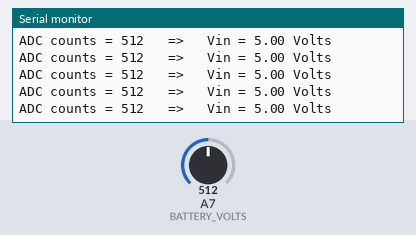
Simulated run of this sketch. Board: Arduino Nano, built with avr-gcc and run on an emulated ATmega328P. On the bench: the last lines printed to the serial monitor. The test bench sets the inputs (shaded band); at power-on: A7 (BATTERY_VOLTS) = 512.

Above: at 1.2 s.
1.3 s: A7 (BATTERY_VOLTS) set to 716
At 1.31 s:
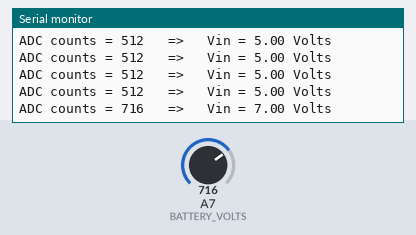
2.8 s: A7 (BATTERY_VOLTS) set to 900
At 2.81 s:
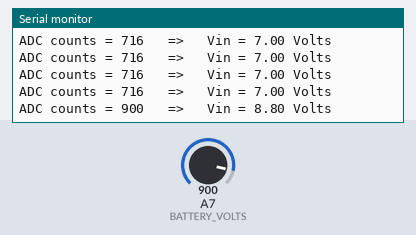
Timing chart, 0 to 5.8 s (numbered marks = the images above; inputs shaded):
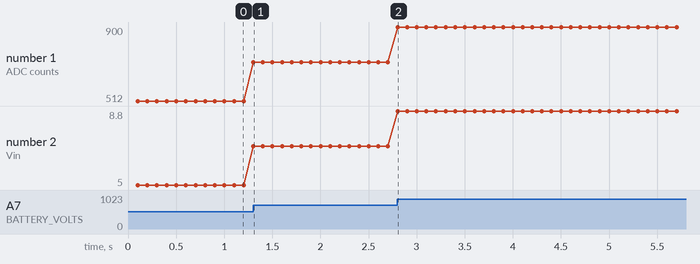

Measured:
- after the input at 1.3 s, the serial monitor: prints a new line at once (image 1)
- after the input at 2.8 s, the serial monitor: prints a new line at once (image 2)
- plotted number 1: 512 → 716 after the input at 1.3 s, 716 → 900 after the input at 2.8 s
- plotted number 2: 5 → 7 after the input at 1.3 s, 7 → 8.8 after the input at 2.8 s

The sketch:

battery.ino
```cpp
#include <Arduino.h>
/**
 * Hardware pin defines
 */
#define BOARD UKMARSBOT_V1
const int ENCODER_LEFT_CLK = 2;
const int ENCODER_RIGHT_CLK = 3;
const int ENCODER_LEFT_B = 4;
const int ENCODER_RIGHT_B = 5;
const int MOTOR_LEFT_DIR = 7;
const int MOTOR_RIGHT_DIR = 8;
const int MOTOR_LEFT_PWM = 9;
const int MOTOR_RIGHT_PWM = 10;
const int LED_RIGHT = 6;
const int LED_LEFT = 11;
const int EMITTER = 12;
const int SENSOR_RIGHT_MARK = A0;
const int SENSOR_1 = A1;
const int SENSOR_2 = A2;
const int SENSOR_3 = A3;
const int SENSOR_4 = A4;
const int SENSOR_LEFT_MARK = A5;
const int FUNCTION_PIN = A6;
const int BATTERY_VOLTS = A7;
/****/

/***
 * Global variables
 */

uint32_t updateTime;
uint32_t updateInterval = 100;  // in milliseconds

const float batteryDividerRatio = 2.0f;

float getBatteryVolts(int adcValue) {
  float batteryVolts = adcValue * (5.0f * batteryDividerRatio / 1023.0f);
  return batteryVolts;
}

void setup() {
  Serial.begin(9600);
  Serial.println(F("Sensor Basics\n"));
  updateTime = millis() + updateInterval;
}

void loop() {
  if (millis() > updateTime) {
    updateTime += updateInterval;
    int adcValue = analogRead(BATTERY_VOLTS);
    Serial.print(F("ADC counts = "));
    Serial.print(adcValue);
    Serial.print(F("   =>   Vin = "));
    Serial.print(getBatteryVolts(adcValue));
    Serial.print(F(" Volts "));
    Serial.println();
  }
}
```
